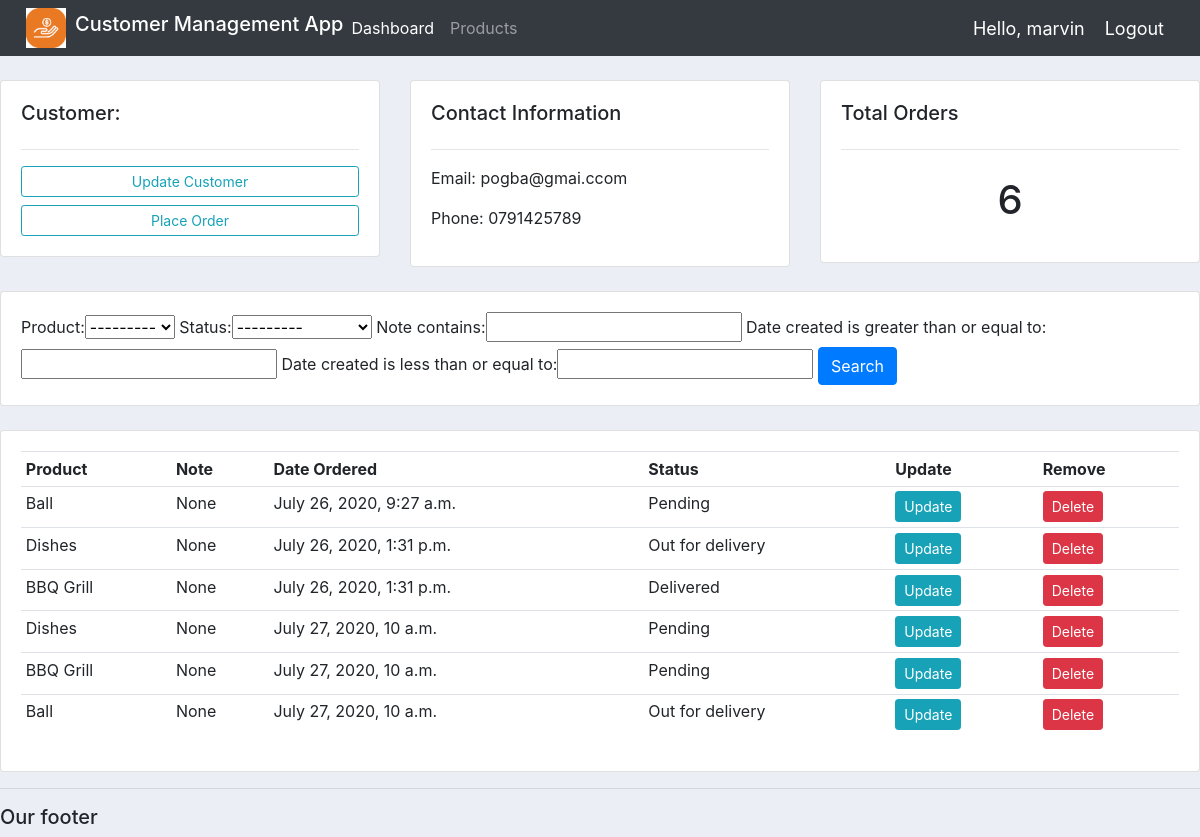
The page /customer/2/ (signed in) on the database its author committed.
### accounts/models.py (models this page shows, shortened)
class Customer(models.Model):
    name = models.CharField(max_length=200, null=True)
    phone = models.CharField(max_length=200, null=True)
    email = models.CharField(max_length=200, null=True)
    date_created = models.DateTimeField(auto_now_add=True)

class Order(models.Model):
    STATUS = (
        ('Pending', 'Pending'),
        ('Out for delivery', 'Out for delivery'),
        ('Delivered', 'Delivered'),
        )
    customer = models.ForeignKey(Customer, null=True, on_delete= models.SET_NULL)
    product  = models.ForeignKey(Product, null=True, on_delete= models.SET_NULL)
    date_created = models.DateTimeField(auto_now_add=True)
    status = models.CharField(max_length=200, null=True, choices=STATUS)
    note = models.CharField(max_length=200, null=True)

class Product(models.Model):
    CATEGORY = (
        ('Indoor', 'Indoor'),
        ('Out Door', 'Out Door')
        )
    name = models.CharField(max_length=200, null=True)
    price = models.FloatField(null=True)
    category = models.CharField(max_length=200, null=True, choices=CATEGORY)
    description = models.CharField(max_length=200, null=True, blank=True)
    date_created = models.DateTimeField(auto_now_add=True)
    tags = models.ManyToManyField(Tag)
    def __str__(self):
           return self.name

### accounts/views.py (the view)
# urls.py: path('customer/<str:pk>/', views.customer, name='customer'),
@login_required(login_url='login')
def customer(request, pk):
    customer = Customer.objects.get(id=pk)
    orders = customer.order_set.all()
    order_count = orders.count()
    myFilter = OrderFilter(request.GET, queryset=orders)
    orders = myFilter.qs
    context = {'customer':customer, 'orders':orders, 'order_count':order_count,'myFilter':myFilter}
    return render(request, 'accounts/customer.html', context)

### accounts/templates/accounts/customer.html
{% extends 'accounts/main.html' %}
{% block content %}
        <br>
<div class="row">
    <div class="col-md">
        <div class="card card-body">
            <h5>Customer:</h5>
            <hr>
            <a class="btn btn-outline-info btn-sm btn-block" href="">Update Customer</a>
            <a class="btn btn-outline-info btn-sm btn-block" href="{% url 'create_order' customer.id %}">Place Order</a>
        </div>
    </div>
    <div class="col-md">
        <div class="card card-body">
            <h5>Contact Information</h5>
            <hr>
            <p>Email: {{customer.email}} </p>
            <p>Phone: {{customer.phone}}</p>
        </div>
    </div>
    <div class="col-md">
        <div class="card card-body">
            <h5>Total Orders</h5>
            <hr>
            <h1 style="text-align: center; padding: 10px">{{order_count}}</h1>
        </div>
    </div>
</div>
<br>
<div class="row">
    <div class="col">
        <div class="card card-body">
            <form method="get">
                {{myFilter.form}}
                <button class="btn btn-primary" type="submit">Search</button>
            </form>
        </div>
    </div>
</div>
<br>
<div class="row">
    <div class="col-md">
        <div class="card card-body">
            <table class="table table-sm">
                <tr>
                    <th>Product</th>
                    <th>Note</th>
                    <th>Date Ordered</th>
                    <th>Status</th>
                    <th>Update</th>
                    <th>Remove</th>
                </tr>
                {% for order in orders %}
                <tr>
                    <td>{{order.product}}</td>
                    <td>{{order.note}}</td>
                    <td>{{order.date_created}}</td>
                    <td>{{order.status}}</td>
                    <td><a class="btn btn-sm btn-info" href="{% url 'update_order' order.id %}">Update</a></td>
                    <td><a class="btn btn-sm btn-danger" href="{% url 'delete_order' order.id %}">Delete</a></td>
                </tr>
                {% endfor %}
            </table>
        </div>
    </div>
</div>
{% endblock %}

### accounts/templates/accounts/navbar.html (shortened to what this page needs)
{% load static %}
<nav class="navbar navbar-expand-lg navbar-dark bg-dark">
    <img src="{% static 'images/logo.png' %}" style="height: 40px;margin-left: 10px">&nbsp;&nbsp;<h5 class="text-white"> Customer Management App</h5>
    <div class="collapse navbar-collapse" id="navbarNav">
        <ul class="navbar-nav">
            <li class="nav-item active">
                <a class="nav-link" href="{% url 'home' %}">Dashboard </a>
            </li>
            <li class="nav-item">
                <a class="nav-link" href="{% url 'products' %}">Products</a>
            </li>
        </ul>
    </div>
    <span class="hello-msg">Hello, {{request.user}}</span>
    <span><a class="hello-msg" href="{% url 'logout' %}">Logout</a></span>
</nav>

### static/css/main.css (style rules this page uses)
body { background-color: #ebeff5; }

### accounts/templates/accounts/navbar.html (style rules this page uses)
.hello-msg { font-size: 18px; color: white; margin-right: 20px; }

### rows shown on the page
Customer: email "pogba@gmai.ccom", phone "0791425789"
Order: product "Ball", note "None", date_created "July 26, 2020, 9:27 a.m.", status "Pending"
Order: product "Dishes", note "None", date_created "July 26, 2020, 1:31 p.m.", status "Out for delivery"
Order: product "BBQ Grill", note "None", date_created "July 26, 2020, 1:31 p.m.", status "Delivered"
Order: product "Dishes", note "None", date_created "July 27, 2020, 10 a.m.", status "Pending"
Order: product "BBQ Grill", note "None", date_created "July 27, 2020, 10 a.m.", status "Pending"
Order: product "Ball", note "None", date_created "July 27, 2020, 10 a.m.", status "Out for delivery"

### other values the page prints
{{ request.user }} "marvin"
{{ order_count }} "6"
